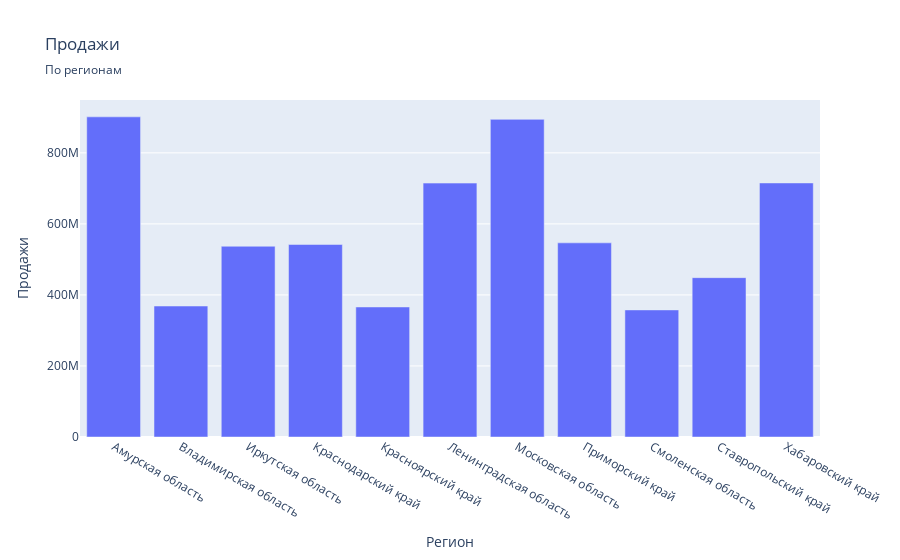

Source (notebook cell):
### Code cell
# Используем plotly
fig = px.bar(
        data_by_region, 
        x=data_by_region.index, 
        y=data_by_region.values,
        title='Продажи',
        subtitle='По регионам'
    ).update_layout(
        xaxis_title='Регион', 
        yaxis_title='Продажи'
    )
fig.show()

### Figure 1 — Plotly figure (JSON) as saved in the notebook; plotly's stock layout.template omitted (floating-point values rounded to 4 significant figures)
{"data": [{"hovertemplate": "region=%{x}<br>y=%{y}<extra></extra>", "legendgroup": "", "marker": {"color": "#636efa", "pattern": {"shape": ""}}, "name": "", "orientation": "v", "showlegend": false, "textposition": "auto", "type": "bar", "x": ["Амурская область", "Владимирская область", "Иркутская область", "Краснодарский край", "Красноярский край", "Ленинградская область", "Московская область", "Приморский край", "Смоленская область", "Ставропольский край", "Хабаровский край"], "xaxis": "x", "y": [901353711, 368734758, 537022358, 542006190, 366089667, 714842726, 894264890, 546617010, 357781723, 448592821, 715289191], "yaxis": "y"}], "layout": {"barmode": "relative", "legend": {"tracegroupgap": 0}, "title": {"subtitle": {"text": "По регионам"}, "text": "Продажи"}, "xaxis": {"anchor": "y", "domain": [0, 1], "title": {"text": "Регион"}}, "yaxis": {"anchor": "x", "domain": [0, 1], "title": {"text": "Продажи"}}}}
